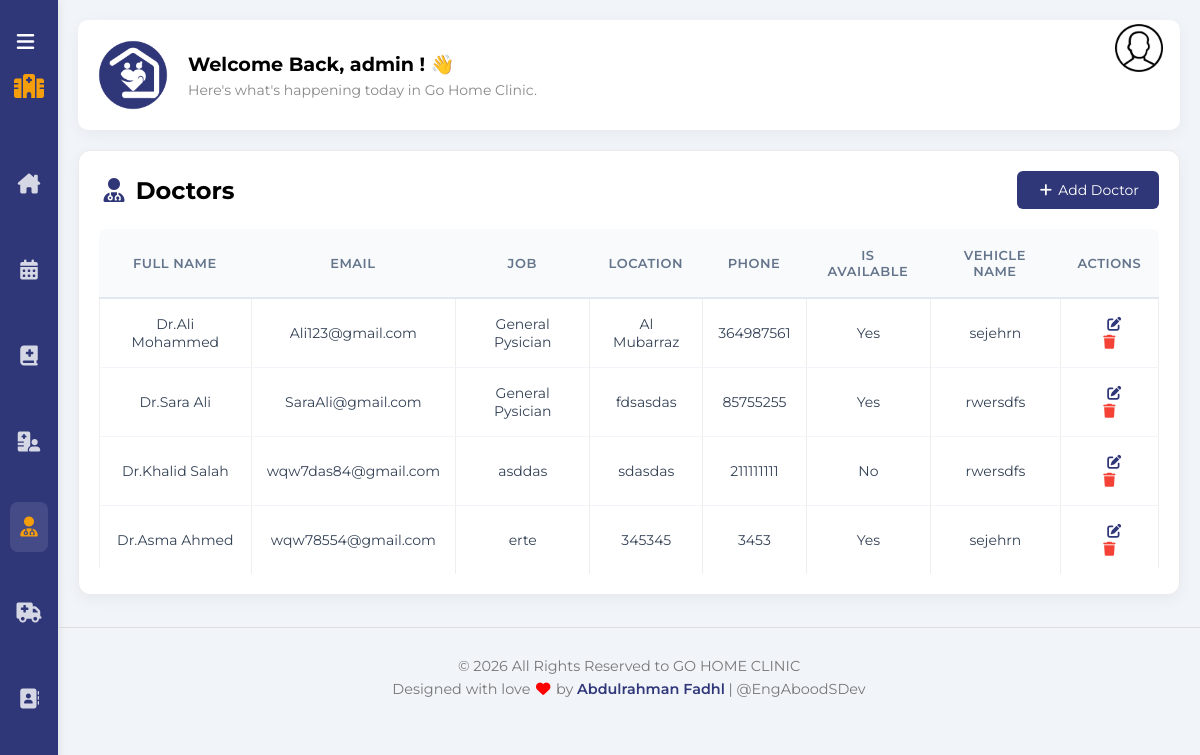
The app's page /Admin/adminDoc.php (signed in) with its own data.
### tables this page shows
CREATE TABLE `doctor` (
  `dr_id` int(10) NOT NULL,
  `f_name` char(100) DEFAULT NULL,
  `l_name` char(100) DEFAULT NULL,
  `dr_email` varchar(100) NOT NULL,
  `dr_password` varchar(100) NOT NULL,
  `IsAvailable` tinyint(1) NOT NULL DEFAULT 1,
  `job` varchar(100) DEFAULT NULL,
  `job_details` text DEFAULT NULL,
  `dr_location` varchar(100) NOT NULL,
  `dr_phoneNo` bigint(10) NOT NULL,
  `v_id` int(10) DEFAULT NULL,
  `a_id` int(10) DEFAULT NULL
);

CREATE TABLE `vehicle` (
  `v_id` int(10) NOT NULL,
  `v_name` varchar(100) NOT NULL,
  `car_plate` varchar(100) NOT NULL,
  `location` varchar(100) DEFAULT NULL
);

### Admin/adminWebs.php (called while the page is built, shortened)
<?php
function currentAdminFname()
{
    return $_COOKIE['admin_fname'];
}
?>

### Admin/Admin.php (called while the page is built, shortened)
<?php
function getAllDoctors()
{
    $db = connectDB();
    $result = mysqli_query($db, "SELECT * FROM `doctor` LEFT JOIN  `vehicle` ON doctor.v_id=vehicle.v_id");
    $Doctors = array();
    while ($row = mysqli_fetch_array($result)) {
        $Doctors[] = $row;
    }
    return $Doctors;
}
?>

### Admin/adminDoc.php (the view, shortened to what this page needs)
<?php
require_once 'adminWebs.php';
require_once 'Admin.php';
$doctors = getAllDoctors();
?>
<!DOCTYPE html>
<html lang="en">
<head>
    <link rel="stylesheet" href="../css/all.min.css" />
    <link rel="stylesheet" href="../css/framework.css">
    <link rel="stylesheet" href="../css/master.css">
</head>
<body>
    <div class="page d-flex">
        <div class="sidebar bg-white p-10 pt-20 pb-20  p-relative">
            <div class="toggle-btn" onclick="document.querySelector('.sidebar').classList.toggle('toggled')"
                style="cursor: pointer; text-align: right; color: white; margin-bottom: 20px; font-size: 20px;">
                <i class="fa-solid fa-bars"></i>
            </div>
            <div class="sidebar-title p-relative txt-c mt-0">
                <i class="fa-solid fa-hospital"></i>
            </div>
            <ul>
                <li>
                    <a class=" d-flex align-center fs-14 c-black rad-6 p-10" href="Dashboard.php">
                        <i class="fa-solid fa-house-chimney fa-fw"></i>
                    </a>
                </li>
                <li>
                    <a class="d-flex align-center fs-14 c-black rad-6 p-10" href="adminAbo.php">
                        <i class="fa-solid fa-calendar-days fa-fw"></i>
                    </a>
                </li>
                <li>
                    <a class="d-flex align-center fs-14 c-black rad-6 p-10" href="adminMed.php">
                        <i class="fa-solid fa-book-medical"></i>
                    </a>
                </li>
                <li>
                    <a class="d-flex align-center fs-14 c-black rad-6 p-10" href="adminPat.php">
                        <i class="fa-solid fa-hospital-user fa-fw"></i>
                    </a>
                </li>
                <li>
                    <a class="active d-flex align-center fs-14 c-black rad-6 p-10" href="adminDoc.php">
                        <i class="fa-solid fa-user-doctor fa-fw"></i>
                    </a>
                </li>
                <li>
                    <a class=" d-flex align-center fs-14 c-black rad-6 p-10" href="adminVeh.php">
                        <i class="fa-solid fa-truck-medical"></i>
                    </a>
                </li>
                <li>
                    <a class=" d-flex align-center fs-14 c-black rad-6 p-10" href="adminContact.php">
                        <i class="fa-solid fa-address-book fa-fw"></i>
                    </a>
                </li>
            </ul>
        </div>
        <div class="content w-full">
            <div class="head p-15 bg-white between-flex"
                style="height: auto; border-radius: 10px;justify-content: flex-start; margin: 20px; box-shadow: 0 4px 15px rgba(0,0,0,0.05); align-items: center; flex-wrap: wrap; gap: 15px;">
                <img src="../imgs/logo-without-background.png" style="width: 80px; margin: 0px;" class="imgback m-0"
                    alt="">
                <div class="welcome-text">
                    <h3 class="m-0 c-black" style="font-size: 1.2rem;">Welcome Back,
                        <?php echo currentAdminFname(); ?> !
                        <span class="wave" style="display: inline-block;">👋</span>
                    </h3>
                    <p class="m-0 mt-5 c-grey fs-14">Here's what's happening today in Go Home Clinic.</p>
                </div>
                <div class="action d-flex align-center">
                    <div class="profile" onclick="menuToggle();" style="cursor: pointer; margin: 1.2rem;">
                        <img src=" ../imgs/user.png" alt="">
                    </div>
                </div>
            </div>
            <div class="projects p-20 bg-white rad-10 m-20">
                <div style="display: flex; justify-content: space-between; align-items: center;" class="mb-20">
                    <h2 class="mt-0 mb-0"><i class="fa-solid fa-user-doctor fa-fw c-blue"></i> Doctors</h2>
                    <a href="AddDoc.php" style="padding: 10px 20px; text-decoration: none;"
                        class="btn-shape bg-blue c-white fs-14">
                        <i class="fa-solid fa-plus"></i> Add Doctor
                    </a>
                </div>
                <div class="responsive-table">
                    <table class="fs-15 w-full">
                        <thead>
                            <tr>
                                <td>Full Name</td>
                                <td>Email</td>
                                <td>Job</td>
                                <td>Location</td>
                                <td>Phone</td>
                                <td>Is Available</td>
                                <td>Vehicle Name</td>
                                <td>Actions</td>
                            </tr>
                        </thead>
                        <tbody>
                            <?php foreach ($doctors as $doctor) : ?>
                            <tr>
                                <td><?php echo $doctor["f_name"] . " " . $doctor["l_name"]; ?></td>
                                <td><?php echo $doctor["dr_email"]; ?></td>
                                <td><?php echo $doctor["job"]; ?></td>
                                <td><?php echo $doctor["dr_location"]; ?></td>
                                <td><?php echo $doctor["dr_phoneNo"]; ?></td>
                                <td><?php echo ($doctor["IsAvailable"] == "1") ? "Yes" : "No" ?></td>
                                <td><?php echo $doctor["v_name"]; ?></td>
                                <td><a href="EditDoc.php?d_id=<?php echo $doctor["dr_id"]; ?>"><i
                                            style="margin-left: 20px; margin-right: 10px;" class="fa fa-edit c-blue"
                                            aria-hidden="true">
                                        </i></a>
                                    <a href="adminDoc.php?del_dr=<?php echo $doctor["dr_id"]; ?>"><i
                                            class="fa fa-trash c-red " aria-hidden="true"></i></a>
                                </td>
                            </tr>
                            <?php endforeach; ?>
                        </tbody>
                    </table>
                </div>
            </div>
            <div class="admin-copyright">
                <p>© 2026 All Rights Reserved to GO HOME CLINIC</p>
                <p class="developer">Designed with love <i style="color: red;" class="fa fa-heart"></i>
                    by
                    <a href="mailto:abdulrahmanfadhl@gmail.com">Abdulrahman Fadhl</a>
                    | @EngAboodSDev
                </p>
            </div>
        </div>
    </div>
</body>
</html>

### css/framework.css (style rules this page uses)
:root { --blue-color: #303779; --blue-alt-color: #0d69d5; --orange-color: #f59e0b; --green-color: #22c55e; --red-color: #f44336; --grey-color: #888; }
.d-flex { display: flex; }
.align-center { align-items: center; }
.p-10 { padding: 10px; }
.p-15 { padding: 15px; }
.p-20 { padding: 20px; }
.pt-20 { padding-top: 20px; }
.pb-20 { padding-bottom: 20px; }
.m-0 { margin: 0; }
.m-20 { margin: 20px; }
.mt-0 { margin-top: 0; }
.mt-5 { margin-top: 5px; }
.mb-0 { margin-bottom: 0; }
.mb-20 { margin-bottom: 20px; }
.bg-white { background-color: white; }
.bg-blue { background-color:var(--blue-color); }
.c-black { color: black; }
.c-white { color: white; }
.c-grey { color: var(--grey-color); }
.c-blue { color: var(--blue-color); }
.c-red { color: var(--red-color); }
.p-relative { position: relative; }
.txt-c { text-align: center; }
.fs-14 { font-size: 14px; }
.fs-15 { font-size: 15px; }
.rad-6 { border-radius: 6px; }
.rad-10 { border-radius: 10px; }
.w-full { width: 100%; }
.between-flex { display: flex; align-items: center; justify-content: space-between; }
.btn-shape { padding: 4px 10px; border-radius: 6px; }

### records on screen
doctor: f_name "Dr.Ali", l_name "Mohammed", dr_email "Ali123@gmail.com", job "General Pysician", dr_location "Al Mubarraz", dr_phoneNo "364987561", IsAvailable "Yes", v.v_name "sejehrn"
doctor: f_name "Dr.Sara", l_name "Ali", dr_email "SaraAli@gmail.com", job "General Pysician", dr_location "fdsasdas", dr_phoneNo "85755255", IsAvailable "Yes", v.v_name "rwersdfs"
doctor: f_name "Dr.Khalid", l_name "Salah", dr_email "wqw7das84@gmail.com", job "asddas", dr_location "sdasdas", dr_phoneNo "211111111", IsAvailable "No", v.v_name "rwersdfs"
doctor: f_name "Dr.Asma", l_name "Ahmed", dr_email "wqw78554@gmail.com", job "erte", dr_location "345345", dr_phoneNo "3453", IsAvailable "Yes", v.v_name "sejehrn"

### other values on screen
currentAdminFname() "admin"
